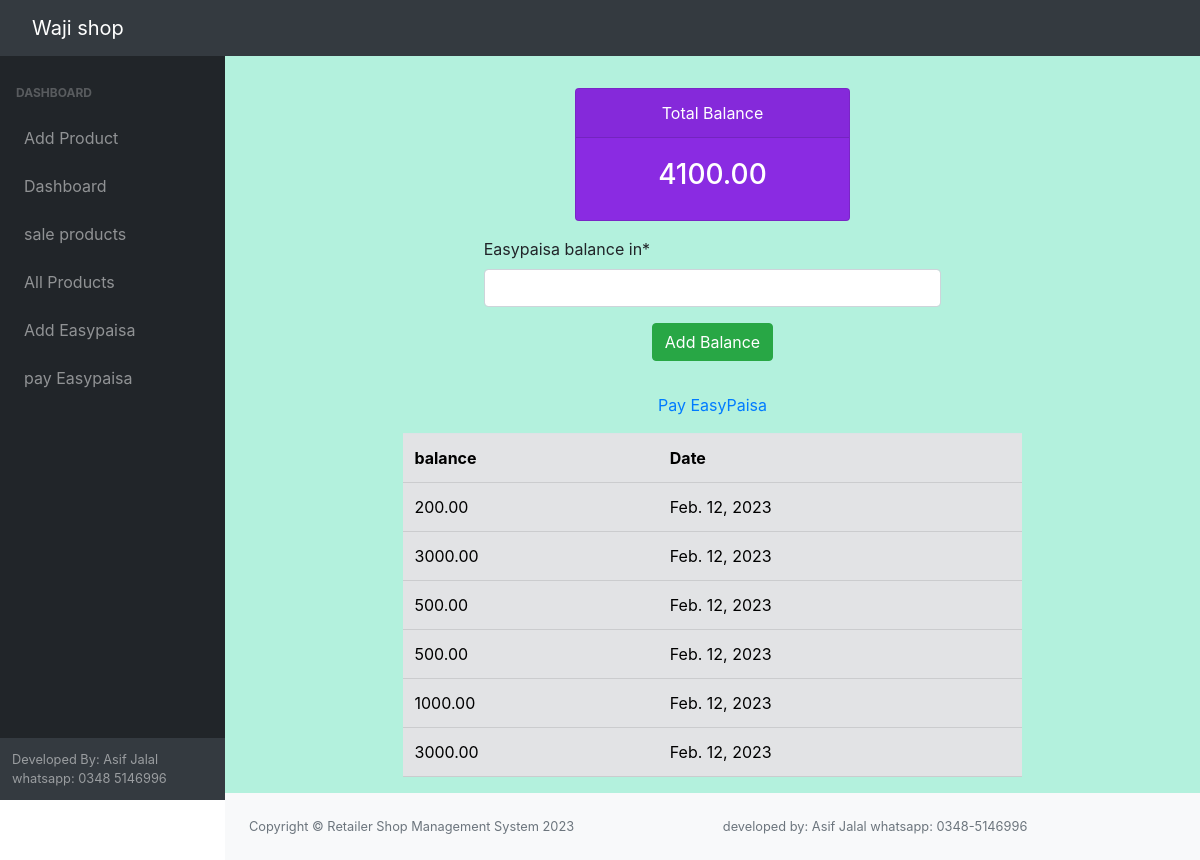
Screenshot of /easypaisa/ with the database file from the repository.
### home/models.py (models this page shows)
class Easypaisa_in(models.Model):
    easypaisa_balance_in= models.DecimalField(max_digits=10, decimal_places=2)
    date=models.DateField()
    total=models.DecimalField(max_digits=10, decimal_places=2, default=None, null=True)

### home/views.py (the view, shortened to what this page needs)
# urls.py: path('easypaisa/',AddEasyPaisa.as_view(), name='addEasypaisa'),
class AddEasyPaisa(CreateView):
    model=Easypaisa_in
    template_name='home/easypaisa.html'
    fields=['easypaisa_balance_in']
    success_url=reverse_lazy('addEasypaisa')
    def get_context_data(self, **kwargs):
        context=super().get_context_data(**kwargs)
        total_balance=Easypaisa_in.objects.latest('id').total
        todayEasypaisa=Easypaisa_in.objects.filter(date=datetime.today().date()).order_by('-id')
        context['todayEasypaisa']=todayEasypaisa
        context['totalBalance']=total_balance
        return context

### home/templates/home/easypaisa.html (shortened to what this page needs)
{%extends 'home/base.html'%}
{% load crispy_forms_tags %}
{%block content%}
<div class="container  pt-3" style="background-color: rgb(179, 241, 221);">
    <div class="row m-3">
        <div class="col-sm-4">
        </div>
        <div class="col-sm-4">
            <div class="card" style="background-color: blueviolet; color: white;">
                <div class="card-header text-center">
                    Total Balance
                </div>
                <div class="card-body text-center" style="color: white;">
                    <h3>{{totalBalance}}</h3>
                </div>
            </div>
        </div>
        <div class="col-sm-4">
        </div>
    </div>
    <div class="row">
        <div class="col-sm-3">
        </div>
        <div class="col-sm-6">
            <form action="" method="post">
                {{form|crispy}}
                <p class="text-center"><button type="submit" class="btn btn-success">Add Balance</button></p>
            </form>
        </div>
        <div class="col-sm-3">
        </div>
    </div>
    <div class="row">
        <div class="col-sm-12 mt-3">
            <p class="text-center"><a href="{%url 'outEasypaisa'%}" >Pay EasyPaisa</a></p>
        </div>
    </div>
    <div class="row">
        <div class="col-sm-2">
        </div>
        <div class="col-sm-8">
            {%if todayEasypaisa%}
            <table class="table table-secondary">
                <tr>
                    <th>balance</th>
                    <th>Date</th>
                </tr>
                {%for balance in todayEasypaisa%}
                <tr>
                    <td>{{balance.easypaisa_balance_in}}</td>
                    <td>{{balance.date}}</td>
                </tr>
                {%endfor%}
            </table>
            {%endif%}
        </div>
        <div class="col-sm-2">
        </div>
    </div>
</div>
{%endblock%}

### rows the page displays
Easypaisa_in: total "4100.00", easypaisa_balance_in "200.00", date "Feb. 12, 2023"
Easypaisa_in: easypaisa_balance_in "3000.00", date "Feb. 12, 2023"
Easypaisa_in: easypaisa_balance_in "500.00", date "Feb. 12, 2023"
Easypaisa_in: easypaisa_balance_in "500.00", date "Feb. 12, 2023"
Easypaisa_in: easypaisa_balance_in "1000.00", date "Feb. 12, 2023"
Easypaisa_in: easypaisa_balance_in "3000.00", date "Feb. 12, 2023"
